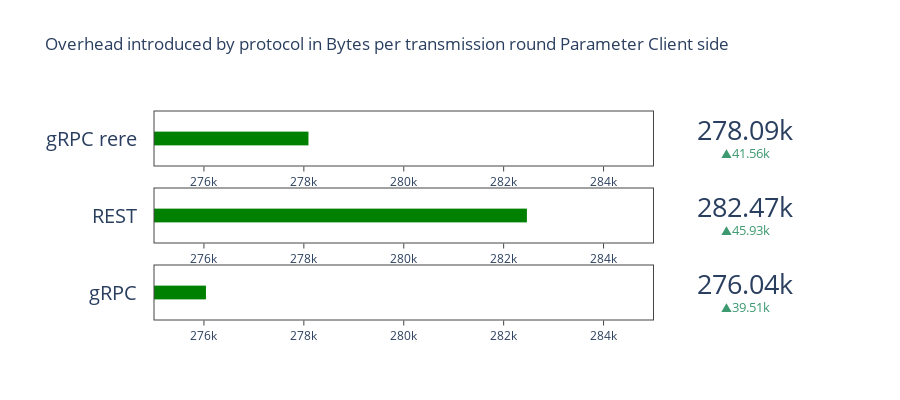

Notebook code for this chart:
### Code cell
RANGE =[275000, 285000]
df_src_feat_list = []
df_src_feat_list_1 = []
df_src_feat_list_2 = []

for elem in  flow_list[0]['flows']:
    tmp = elem['feat']['client']
    df_src_feat_list.append(tmp[tmp['frame.len.sum'] > 5000])

for elem in  flow_list[1]['flows']:
    tmp = elem['feat']['client']
    df_src_feat_list_1.append(tmp[tmp['frame.len.sum'] > 5000])

for elem in  flow_list[2]['flows']:
    tmp = elem['feat']['client']
    df_src_feat_list_2.append(tmp[tmp['frame.len.sum'] > 5000])
    
df_src_feat_list_all = []
df_src_feat_list_all_1 = []
df_src_feat_list_all_2 = []

for elem in df_src_feat_list:
    df_src_feat_list_all.append(df_src_feat_list_all)

for elem in df_src_feat_list_1:
    df_src_feat_list_all_1.append(df_src_feat_list_all_1)

for elem in df_src_feat_list_2:
    df_src_feat_list_all_2.append(df_src_feat_list_all_2)
    
name = 'frame.len.sum'

x_m,std_m = extract_mean_std_feat_list(df_src_feat_list,name)
x_m1,std_m1 = extract_mean_std_feat_list(df_src_feat_list_1,name)
x_m2,std_m2 = extract_mean_std_feat_list(df_src_feat_list_2,name)

import plotly.graph_objects as go
fig = go.Figure()
fig.add_trace(go.Indicator(
    mode = "number+gauge+delta",
    gauge = {'shape': "bullet",'axis': {'range': RANGE}},
    value = x_m,
    delta = {'reference': 236534},
    domain = {'x': [0.1, 1], 'y': [0, 0.25]},
    title = {'text': flow_list[0]['type']}))
fig.add_trace(go.Indicator(
    mode = "number+gauge+delta",
    gauge = {'shape': "bullet",'axis': {'range': RANGE}},
    value = x_m1,
    delta = {'reference': 236534},
    domain = {'x': [0.1, 1], 'y': [0.35, 0.6]},
    title = {'text': flow_list[1]['type']}))
fig.add_trace(go.Indicator(
    mode = "number+gauge+delta",
    gauge = {'shape': "bullet",'axis': {'range': RANGE}},
    value = x_m2,
    delta = {'reference': 236534},
    domain = {'x': [0.1, 1], 'y': [0.7, 0.95]},
    title = {'text': flow_list[2]['type']}))

# update layout
fig.update_layout(height=400,title_text="Overhead introduced by protocol in Bytes per transmission round Parameter Client side")

fig.show()

### Figure 1 — Plotly figure (JSON) as saved in the notebook; plotly's stock layout.template omitted (floating-point values rounded to 4 significant figures)
{"data": [{"delta": {"reference": 236534}, "domain": {"x": [0.1, 1], "y": [0, 0.25]}, "gauge": {"axis": {"range": [275000, 285000]}, "shape": "bullet"}, "mode": "number+gauge+delta", "title": {"text": "gRPC"}, "type": "indicator", "value": 276000.0}, {"delta": {"reference": 236534}, "domain": {"x": [0.1, 1], "y": [0.35, 0.6]}, "gauge": {"axis": {"range": [275000, 285000]}, "shape": "bullet"}, "mode": "number+gauge+delta", "title": {"text": "REST"}, "type": "indicator", "value": 282500.0}, {"delta": {"reference": 236534}, "domain": {"x": [0.1, 1], "y": [0.7, 0.95]}, "gauge": {"axis": {"range": [275000, 285000]}, "shape": "bullet"}, "mode": "number+gauge+delta", "title": {"text": "gRPC rere"}, "type": "indicator", "value": 278100.0}], "layout": {"height": 400, "title": {"text": "Overhead introduced by protocol in Bytes per transmission round Parameter Client side"}}}
